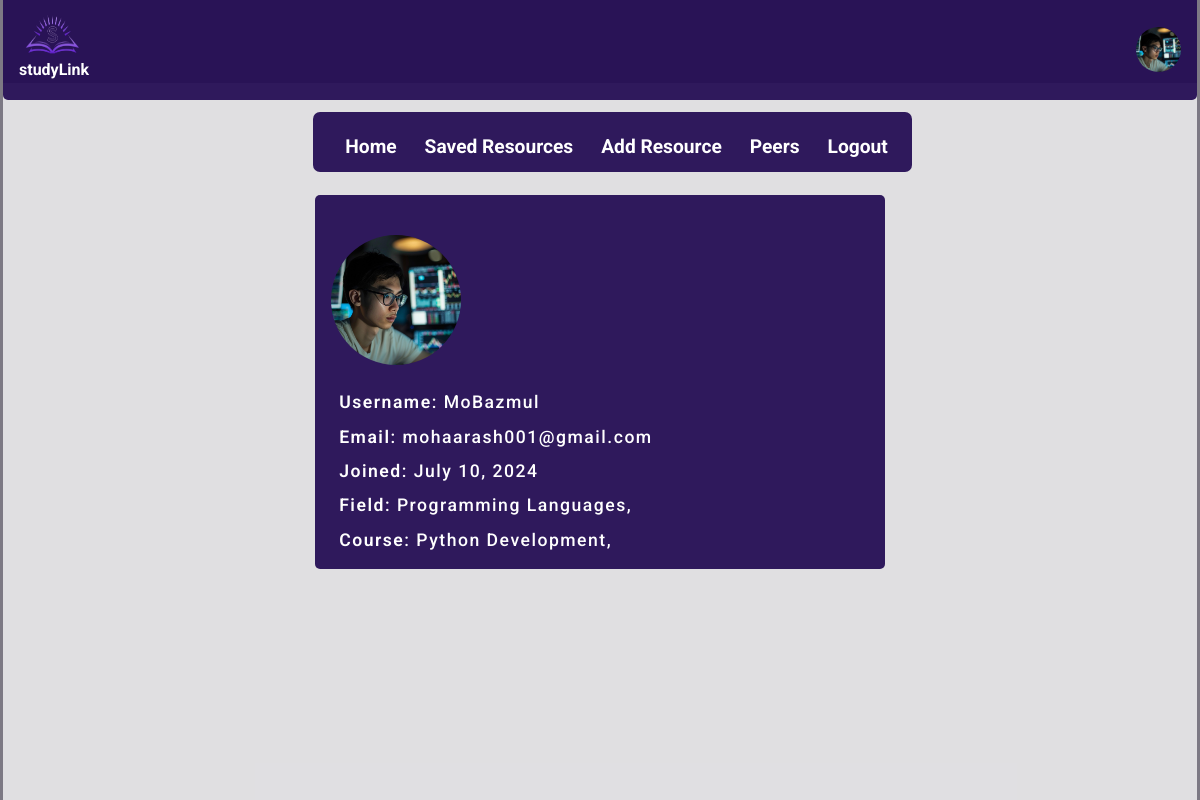
/profile/1 (signed in), run on the app's committed database.
### studylink/models.py (models this page shows, shortened)
class User(db.Model, UserMixin):
  __tablename__ = 'user'
  id = db.Column(db.Integer, primary_key=True)
  username = db.Column(db.String(20), unique=True, nullable=False)
  email = db.Column(db.String(120), unique=True, nullable=False)
  image_file = db.Column(db.String(60), nullable=False, default='profile.jpg')
  password = db.Column(db.String(60), nullable=False)
  joined = db.Column(db.DateTime, default=datetime.utcnow)
  website = db.Column(db.String(120))
  twitter = db.Column(db.String(100))
  github = db.Column(db.String(100))
  user_fields = db.relationship('UserFields', backref='user', lazy=True, cascade='all, delete-orphan')
  user_resources = db.relationship('UserResources', backref='user', lazy=True)
  reviews = db.relationship('Reviews', backref='user', lazy=True)
  replies = db.relationship('Reply', backref='user', lazy=True)
  resources = db.relationship('Resources', back_populates='user')

class Fields(db.Model):
  __tablename__ = 'fields'
  id = db.Column(db.Integer, primary_key=True)
  field_name = db.Column(db.String(60), nullable=False)
  courses = db.relationship('Courses', backref='fields', lazy=True)

class Courses(db.Model):
  __tablename__ = 'courses'
  id = db.Column(db.Integer, primary_key=True)
  course_name = db.Column(db.String(60), nullable=False)
  field_id = db.Column(db.Integer, db.ForeignKey('fields.id'), nullable=False)

### studylink/routes.py (the view)
@app.route("/profile/<int:user_id>")
@login_required
def view_profile(user_id):
  fields, courses = set(), set()
  user = User.query.get_or_404(user_id)
  user_fields = UserFields.query.filter_by(user_id=user_id).all()
  for field in user_fields:
    fields.add(field.fields.field_name)
  for course in user_fields:
    courses.add(course.courses.course_name)
  fields_length = len(fields)
  courses_length = len(courses)
  image_file = url_for('static', filename='images/' + user.image_file)
  if user_id == current_user.id:
    return redirect(url_for('account'))
  return render_template('profile.html', title='Profile', image_file=image_file, user=user, courses=courses, fields=fields, fields_length=fields_length, courses_length=courses_length)

### studylink/models.py (called while the page is built)
@login_manager.user_loader
def load_user(user_id):
  return User.query.get(int(user_id))

### studylink/routes.py (called while the page is built)
@app.template_filter('format_datetime')
def format_datetime(value):
  if value is None:
    return ""
  return value.strftime("%B %d, %Y")

### studylink/templates/profile.html (shortened to what this page needs)
{% extends "base.html" %}
{% block content %}
  <section class="account-content account-tab">
    <section class="media">
      <img class="rounded-image" src="{{ image_file }}" alt="Profile Pic" style="margin-bottom: 1.5rem; margin-top: 1.5rem;">
      <section class="flexed">
        <p class="account-details"><span class="account-style">Username</span>: {{ user.username }}</p>
        <p class="account-details"><span class="account-style">Email</span>: {{ user.email }}</p>
        <p class="account-details"><span class="account-style">Joined</span>: {{ user.joined | format_datetime }}</p>
        <p class="account-details">
          {% if fields_length > 1 %}
            <span class="account-style">Fields</span>:
          {% elif fields_length == 1 %}
            <span class="account-style">Field</span>:
          {% endif %}
          {% for user_field in fields %}
            {{ user_field }},
          {% endfor %}
        </p>
        <p class="account-details">
          {% if courses_length > 1 %}
            <span class="account-style">Courses</span>:
          {% elif courses_length == 1 %}
            <span class="account-style">Course</span>:
          {% endif %}
          {% for user_course in courses %}
            {{ user_course }},
          {% endfor %}
        </p>
      </section>
    </section>
  </section>
{% endblock %}

### studylink/templates/base.html (shortened to what this page needs)
<!DOCTYPE html>
<html lang="en">
<head>
  <link href="https://cdn.jsdelivr.net/npm/bootstrap@5.3.3/dist/css/bootstrap.min.css" rel="stylesheet">
  <link rel="stylesheet" href="{{ url_for('static', filename='styles.css') }}">
  <link rel="stylesheet" href="https://cdnjs.cloudflare.com/ajax/libs/font-awesome/4.7.0/css/font-awesome.min.css">
</head>
<body>
  {% if current_user.is_authenticated %}
    <header class="header">
      <section class="header__head">
        <section class="logo1">
          <img src="{{ url_for('static', filename='images/logo.png') }}" alt="logo">
          <span class="name1">studyLink</span>
        </section>
        <nav style="margin-top: 12rem; background-color: #240c54ef; height: 60px; border-radius: 7px;">
          <ul>
            <li><a  href="{{ url_for('home') }}"></i>Home</a></li>
            <li><a href="{{ url_for('saved_resources') }}">Saved Resources</a></li>
            <li><a href="{{ url_for('add_resource') }}">Add Resource</a></li>
            <li><a href="{{ url_for('peers') }}">Peers</a></li>
            <li><a href="{{ url_for('logout') }}">Logout</a></li>
          </ul>
        </nav>
        <a href="{{ url_for('account') }}">
          <img class="account" src="{{ url_for('static', filename='images/' + current_user.image_file) }}" alt="Profile Pic" title="User Profile" width="45" height="45">
        </a>
      </section>
    </header>
  {% endif %}
  <main class="main">
    {% block content %}{% endblock %}
  </main>
</body>
</html>

### studylink/static/styles.css (style rules this page uses)
:root { --BG-COLOR: #240c54ef; --BTN-COLOR: #261f3198; --PRI-COLOR: #FFF; --FNT-SIZE: clamp(1rem, 2rem, 1vw); --FLEX-DISPLAY: flex; --JUST-CONTENT: space-between; --ALIGN-ITEMS: center; --GEN-MARGIN: 0 auto; --BD-RADIUS: 5px; --ACCNT-BD:2px solid var(--BG-COLOR); }
html { scroll-behavior: smooth; }
body { min-height: 100vh; padding: 0 3px; font-family: 'roboto', sans-serif; background-color: var(--BTN-COLOR); font-size: var(--FNT-SIZE); display: var(--FLEX-DISPLAY); flex-direction: column; }
.header { width: 100%; height: 80px; margin-bottom: .2rem; position: relative; }
.logo, .logo1 { display: var(--FLEX-DISPLAY); align-items: var(--ALIGN-ITEMS); flex-direction: column; margin-top: .3rem; }
.logo img, .logo1 img { width: 60px; height: 60px; margin-top: -.7rem; }
.name, .name1 { font-size: .9rem; color: var(--PRI-COLOR); font-weight: bolder; margin-top: -1.1rem; }
.logo1 { display: none; }
.header__head { width: 100%; height: 80px; background-color: var(--BG-COLOR); border-bottom-left-radius: var(--BD-RADIUS); border-bottom-right-radius: var(--BD-RADIUS); padding: 0 1rem .5rem; display: var(--FLEX-DISPLAY); justify-content: var(--JUST-CONTENT); align-items: var(--ALIGN-ITEMS); }
.account { border-radius: 50%; margin-top: 7px; }
nav { display: none; }
main { flex-grow: 1; display: var(--FLEX-DISPLAY); flex-direction: column; align-items: flex-start; background-color: hsla(0, 0%, 100%, 0.762); border: none; overflow: hidden; padding-bottom: 2rem; }
.account-content { width: 100%; display: var(--FLEX-DISPLAY); align-items: var(--ALIGN-ITEMS); flex-direction: column; gap: 2rem; padding: .5rem; }
.media { width: 100%; margin: auto 1rem; }
.rounded-image { width: 130px; height: 130px; border-radius: 50%; }
.flexed { margin: 0 auto; display: var(--FLEX-DISPLAY); flex-direction: column; gap: .5rem; }
.account-details { min-width: 200px; padding: 0 .2rem; font-size: 1.1rem; margin: 0 5px; font-weight: 500; letter-spacing: 1.5px; }
.account-style { color: var(--BG-COLOR); font-weight: 600; }
@media screen and (min-width: 590px) { .header__head { height: 100px; } }
@media screen and (min-width: 590px) { .account-tab, .account-content { width: 570px; background-color: var(--BG-COLOR); color: var(--PRI-COLOR); margin: 0 auto; margin-top: 2rem; padding: 1rem; border: none; border-radius: 5px; } }
@media screen and (min-width: 590px) { .account-style { color: var(--PRI-COLOR); } }
@media screen and (min-width: 720px) { .logo img, .logo1 img { width: 70px; height: 70px; } }
@media screen and (min-width: 720px) { .name, .name1 { font-size: 1rem; margin-top: -1rem; } }
@media screen and (min-width: 720px) { .logo1 { display: flex; } }
@media screen and (min-width: 720px) { nav { display: block; } }
@media screen and (min-width: 720px) { nav ul { list-style: none; margin-top: 1.3rem; } }
@media screen and (min-width: 720px) { nav ul li { display: inline-block; margin-right: 1.5rem; font-size: 1.1rem; position: relative; } }
@media screen and (min-width: 720px) { nav ul li a { color: var(--PRI-COLOR); text-decoration: none; font-weight: bold; } }
@media screen and (min-width: 720px) { nav ul li a::after { content: ""; background-color: var(--PRI-COLOR); width: 0; height: 3px; position: absolute; left: 0; bottom: 0; transition: all .3s ease-out; } }
@media screen and (min-width: 720px) { .account-tab, .account-content { width: 570px; background-color: var(--BG-COLOR); color: var(--PRI-COLOR); margin: 7rem auto; padding: 1rem; border: none; border-radius: 5px; } }
@media screen and (min-width: 720px) { .account-style { color: var(--PRI-COLOR); } }
@media screen and (min-width: 900px) { nav ul li a { font-size: 1.2rem; } }

### data on the page
User: image_file (placeholder picture)
User: username "MoBazmul", email "mohaarash001@gmail.com", joined "July 10, 2024"
Fields: field_name "Programming Languages"
Courses: course_name "Python Development"
